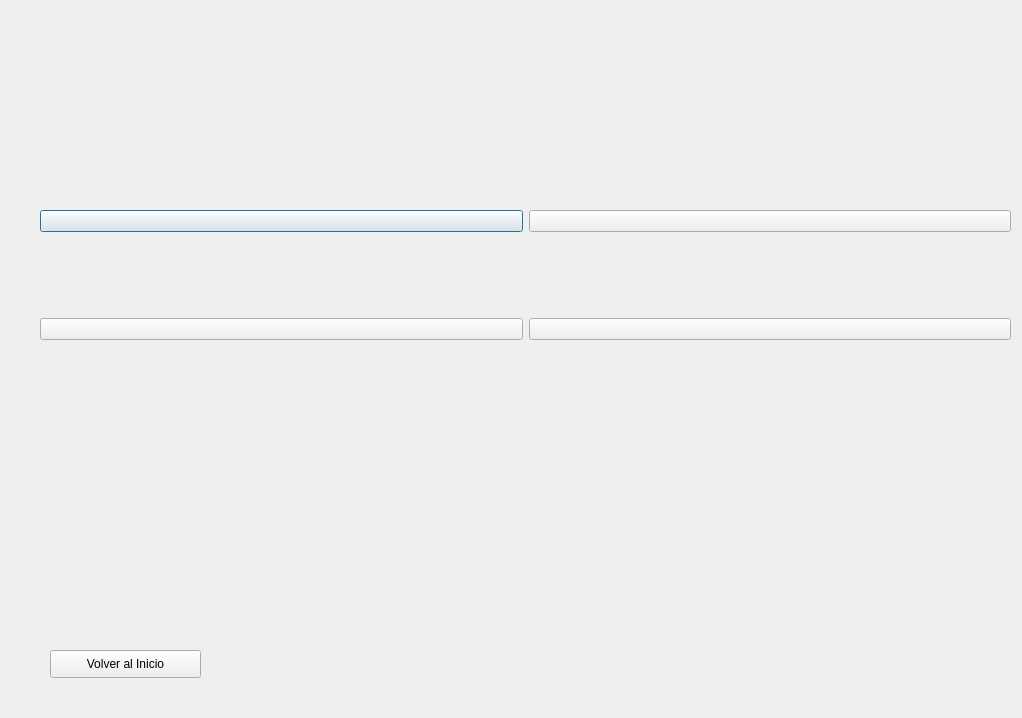
<?xml version="1.0" encoding="UTF-8"?>
<ui version="4.0">
 <class>Dialog</class>
 <widget class="QDialog" name="Dialog">
  <property name="geometry">
   <rect>
    <x>0</x>
    <y>0</y>
    <width>1022</width>
    <height>718</height>
   </rect>
  </property>
  <property name="windowTitle">
   <string>PrograPop</string>
  </property>
  <widget class="QWidget" name="gridLayoutWidget">
   <property name="geometry">
    <rect>
     <x>40</x>
     <y>130</y>
     <width>971</width>
     <height>291</height>
    </rect>
   </property>
   <layout class="QGridLayout" name="gridLayout">
    <item row="0" column="0">
     <widget class="QPushButton" name="respuesta1">
      <property name="text">
       <string/>
      </property>
     </widget>
    </item>
    <item row="0" column="1">
     <widget class="QPushButton" name="respuesta2">
      <property name="text">
       <string/>
      </property>
     </widget>
    </item>
    <item row="1" column="0">
     <widget class="QPushButton" name="respuesta3">
      <property name="text">
       <string/>
      </property>
     </widget>
    </item>
    <item row="1" column="1">
     <widget class="QPushButton" name="respuesta4">
      <property name="text">
       <string/>
      </property>
     </widget>
    </item>
   </layout>
  </widget>
  <widget class="QPushButton" name="pushButton_volver">
   <property name="geometry">
    <rect>
     <x>50</x>
     <y>650</y>
     <width>151</width>
     <height>28</height>
    </rect>
   </property>
   <property name="text">
    <string>Volver al Inicio</string>
   </property>
  </widget>
  <widget class="QWidget" name="verticalLayoutWidget">
   <property name="geometry">
    <rect>
     <x>290</x>
     <y>450</y>
     <width>631</width>
     <height>261</height>
    </rect>
   </property>
   <layout class="QVBoxLayout" name="verticalLayout">
    <item>
     <widget class="QLabel" name="label_puntaje1">
      <property name="text">
       <string/>
      </property>
     </widget>
    </item>
    <item>
     <widget class="QLabel" name="label_puntaje2">
      <property name="text">
       <string/>
      </property>
     </widget>
    </item>
    <item>
     <widget class="QLabel" name="label_puntaje3">
      <property name="text">
       <string/>
      </property>
     </widget>
    </item>
    <item>
     <widget class="QLabel" name="label_puntaje4">
      <property name="text">
       <string/>
      </property>
     </widget>
    </item>
    <item>
     <widget class="QLabel" name="label_puntaje5">
      <property name="text">
       <string/>
      </property>
     </widget>
    </item>
    <item>
     <widget class="QLabel" name="label_puntaje6">
      <property name="text">
       <string/>
      </property>
     </widget>
    </item>
   </layout>
  </widget>
  <widget class="QLabel" name="label_nombre_sala">
   <property name="geometry">
    <rect>
     <x>50</x>
     <y>40</y>
     <width>441</width>
     <height>51</height>
    </rect>
   </property>
   <property name="font">
    <font>
     <pointsize>18</pointsize>
     <weight>75</weight>
     <bold>true</bold>
    </font>
   </property>
   <property name="text">
    <string>&lt;Nommbre Sala&gt;</string>
   </property>
  </widget>
  <widget class="QLabel" name="label_tiempo_restante">
   <property name="geometry">
    <rect>
     <x>640</x>
     <y>50</y>
     <width>311</width>
     <height>41</height>
    </rect>
   </property>
   <property name="font">
    <font>
     <pointsize>12</pointsize>
    </font>
   </property>
   <property name="text">
    <string>&lt;Tiempo Restante Cancion&gt;</string>
   </property>
  </widget>
 </widget>
 <resources/>
 <connections/>
</ui>
